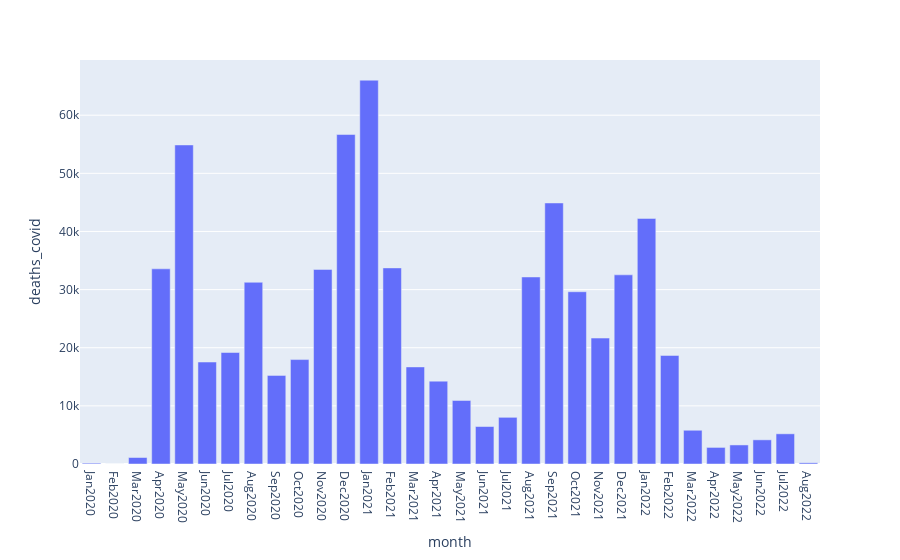

The cell this chart's notebook holds for it:
### Code cell
f = px.bar(deaths_month,x='month',y='deaths_covid')
f.show()

### Figure 1 — Plotly figure (JSON) as saved in the notebook; plotly's stock layout.template omitted (floating-point values rounded to 4 significant figures)
{"data": [{"alignmentgroup": "True", "hovertemplate": "month=%{x}<br>deaths_covid=%{y}<extra></extra>", "legendgroup": "", "marker": {"color": "#636efa", "pattern": {"shape": ""}}, "name": "", "offsetgroup": "", "orientation": "v", "showlegend": false, "textposition": "auto", "type": "bar", "x": ["Jan2020", "Feb2020", "Mar2020", "Apr2020", "May2020", "Jun2020", "Jul2020", "Aug2020", "Sep2020", "Oct2020", "Nov2020", "Dec2020", "Jan2021", "Feb2021", "Mar2021", "Apr2021", "May2021", "Jun2021", "Jul2021", "Aug2021", "Sep2021", "Oct2021", "Nov2021", "Dec2021", "Jan2022", "Feb2022", "Mar2022", "Apr2022", "May2022", "Jun2022", "Jul2022", "Aug2022"], "xaxis": "x", "y": [145, 0, 1118, 33572, 54884, 17541, 19178, 31259, 15244, 17963, 33469, 56674, 66020, 33733, 16700, 14253, 10927, 6445, 8029, 32171, 44903, 29631, 21662, 32541, 42246, 18674, 5804, 2852, 3277, 4156, 5194, 205], "yaxis": "y"}], "layout": {"barmode": "relative", "legend": {"tracegroupgap": 0}, "margin": {"t": 60}, "xaxis": {"anchor": "y", "domain": [0, 1], "title": {"text": "month"}}, "yaxis": {"anchor": "x", "domain": [0, 1], "title": {"text": "deaths_covid"}}}}
